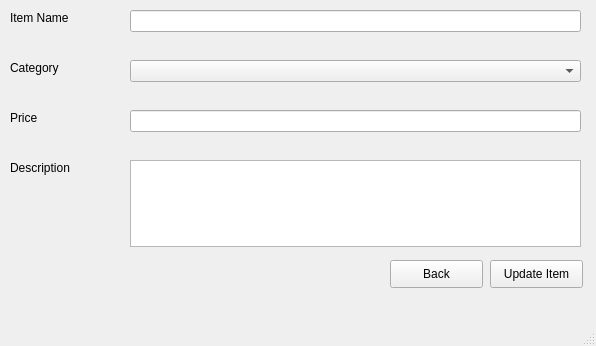
<?xml version="1.0" encoding="UTF-8"?>
<ui version="4.0">
 <class>MainWindow</class>
 <widget class="QMainWindow" name="MainWindow">
  <property name="geometry">
   <rect>
    <x>0</x>
    <y>0</y>
    <width>596</width>
    <height>346</height>
   </rect>
  </property>
  <property name="windowTitle">
   <string>Update Menu Item</string>
  </property>
  <widget class="QWidget" name="centralwidget">
   <widget class="QComboBox" name="comboBox">
    <property name="geometry">
     <rect>
      <x>130</x>
      <y>60</y>
      <width>451</width>
      <height>22</height>
     </rect>
    </property>
   </widget>
   <widget class="QTextEdit" name="textEdit">
    <property name="geometry">
     <rect>
      <x>130</x>
      <y>160</y>
      <width>451</width>
      <height>87</height>
     </rect>
    </property>
   </widget>
   <widget class="QLineEdit" name="lineEdit_2">
    <property name="geometry">
     <rect>
      <x>130</x>
      <y>110</y>
      <width>451</width>
      <height>22</height>
     </rect>
    </property>
   </widget>
   <widget class="QLabel" name="label_2">
    <property name="geometry">
     <rect>
      <x>10</x>
      <y>60</y>
      <width>55</width>
      <height>16</height>
     </rect>
    </property>
    <property name="text">
     <string>Category</string>
    </property>
   </widget>
   <widget class="QLabel" name="label_4">
    <property name="geometry">
     <rect>
      <x>10</x>
      <y>160</y>
      <width>71</width>
      <height>16</height>
     </rect>
    </property>
    <property name="text">
     <string>Description</string>
    </property>
   </widget>
   <widget class="QLineEdit" name="lineEdit">
    <property name="geometry">
     <rect>
      <x>130</x>
      <y>10</y>
      <width>451</width>
      <height>22</height>
     </rect>
    </property>
   </widget>
   <widget class="QPushButton" name="updateItemButton">
    <property name="geometry">
     <rect>
      <x>490</x>
      <y>260</y>
      <width>93</width>
      <height>28</height>
     </rect>
    </property>
    <property name="text">
     <string>Update Item</string>
    </property>
   </widget>
   <widget class="QLabel" name="label_3">
    <property name="geometry">
     <rect>
      <x>10</x>
      <y>110</y>
      <width>55</width>
      <height>16</height>
     </rect>
    </property>
    <property name="text">
     <string>Price</string>
    </property>
   </widget>
   <widget class="QLabel" name="label">
    <property name="geometry">
     <rect>
      <x>10</x>
      <y>10</y>
      <width>71</width>
      <height>16</height>
     </rect>
    </property>
    <property name="text">
     <string>Item Name</string>
    </property>
   </widget>
   <widget class="QPushButton" name="backButton">
    <property name="geometry">
     <rect>
      <x>390</x>
      <y>260</y>
      <width>93</width>
      <height>28</height>
     </rect>
    </property>
    <property name="text">
     <string>Back</string>
    </property>
   </widget>
  </widget>
  <widget class="QMenuBar" name="menubar">
   <property name="geometry">
    <rect>
     <x>0</x>
     <y>0</y>
     <width>596</width>
     <height>26</height>
    </rect>
   </property>
  </widget>
  <widget class="QStatusBar" name="statusbar"/>
 </widget>
 <resources/>
 <connections/>
</ui>
